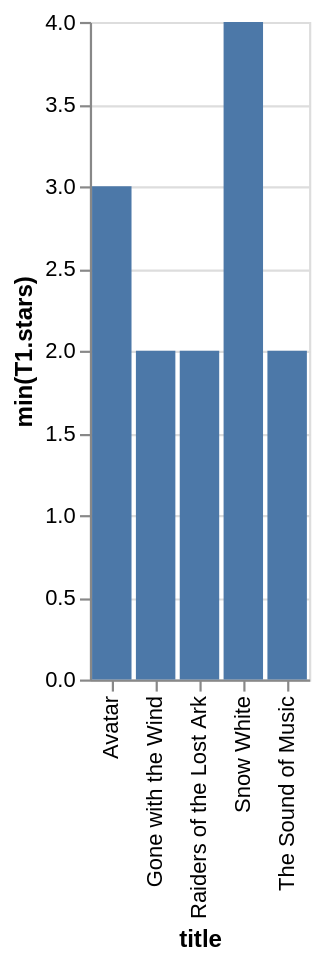

Describe this chart as a Vega-Lite specification.
### Vega-Lite specification from a JSON file in a GitHub repository (floating-point values rounded to 4 significant figures)
{"data": {"values": [{"x_data": "Avatar", "y_data": 3}, {"x_data": "Gone with the Wind", "y_data": 2}, {"x_data": "Raiders of the Lost Ark", "y_data": 2}, {"x_data": "Snow White", "y_data": 4}, {"x_data": "The Sound of Music", "y_data": 2}]}, "mark": "bar", "encoding": {"x": {"field": "x_data", "type": "nominal", "title": "title", "sort": "ascending"}, "y": {"field": "y_data", "type": "quantitative", "title": "min(T1.stars)"}}}
